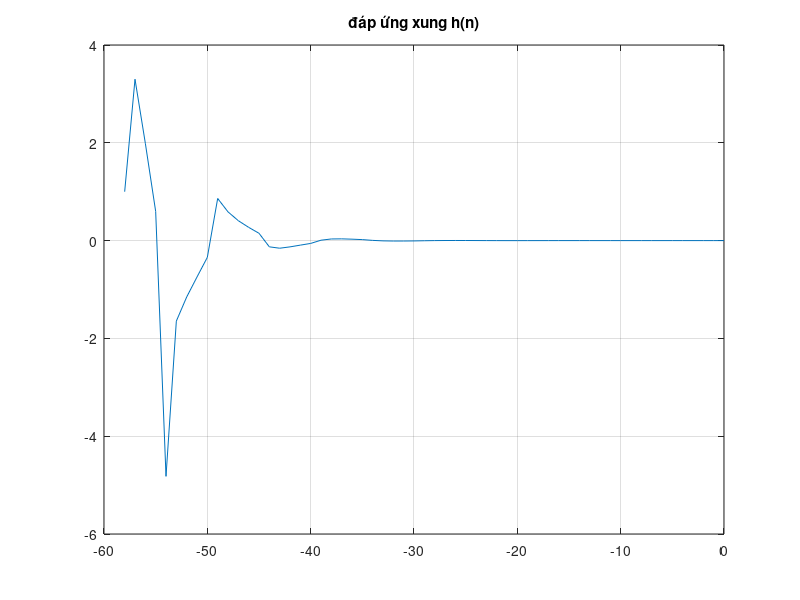
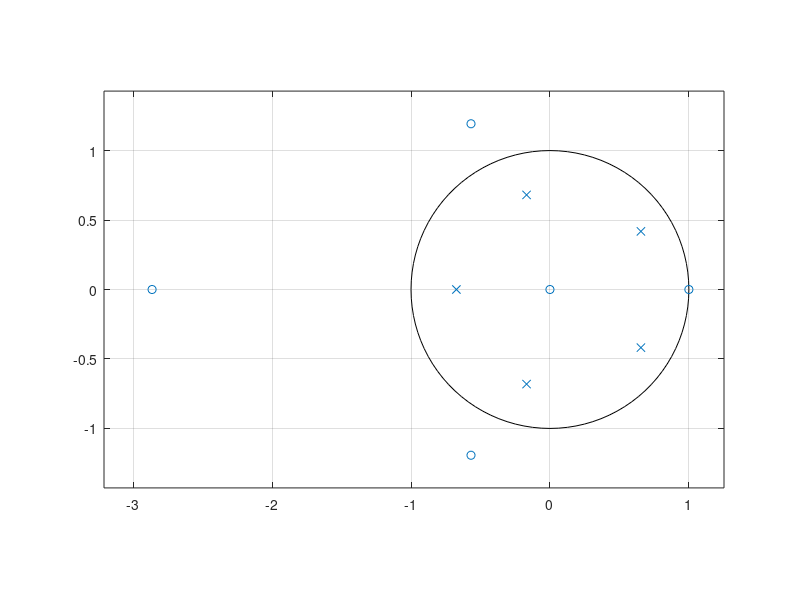
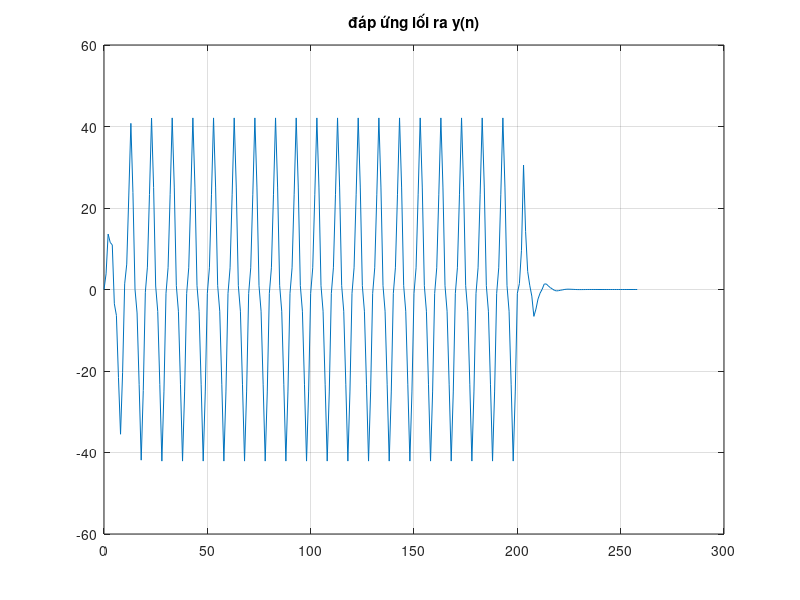

MATLAB code to generate these figures, in order:
% cho hệ thống LTI nhân quả mô tả bởi phương trình sai phân:
%     y(n) = 0.3 * y(n - 1) + -0.2 y(n - 5) + x(n) + 3x(n-1) + x(n - 2) -5x(n - 4)
% tính và vẽ đáp ứng hệ thống với -100 <= n <= 100? vẽ gainr đồ điểm cực điểm không của hệ thống
% Có kết luận gì về chúng?
% 2. Xác định đáp ứng đầu ra của hệ thống khi biết tín hiệu vào 
%         x(n) = 5 cos(0.2 * pi * n) * sin(0.4 * pi *n)


a = [1 -0.3 0 0 0 0.2];

b = [1 3 1 0 -5];

n = -100:100;

h = impz(b, a);
N = length(h);


figure;
plot(-N + 1: 0, h);
title('đáp ứng xung h(n)');
grid on;

figure;
zplane(b, a);

x = 5 * cos(0.2 * pi * n) .* sin(0.4 * pi * n);
y = conv(x, h);

figure;

plot(0: length(y) - 1, y);
title('đáp ứng lối ra y(n)');
grid on;
